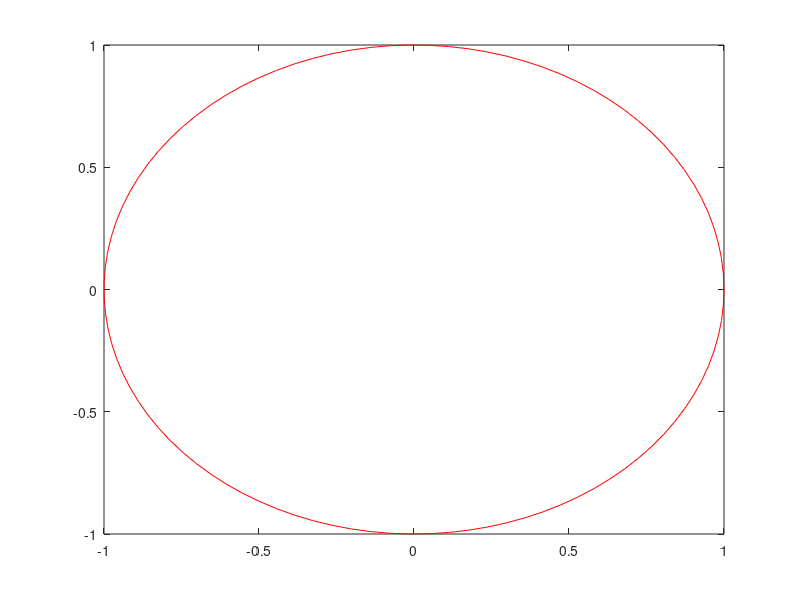

Source code (MATLAB): (Note: this script raises an error after producing the figure.)
%%% Orbital motion simulation: orbital evolution part
%%% - orbital evolution of a rotating asteroid illimuniated by the Sun
%%% Author: Selver Pepic
%%% Last major edit: 17.06.2020.

%%% Main steps:
%%% - takes theoretical values for net thermal recoil forces (because the thermal code did not fully work)
%%% - uses the 2nd order Verlet energy-conserving time stepping algorithm to calculate orbital evolution over few centuries


%% theoretical calculation of Yarkowsky effect
% physical parameters
k = 0.3; % thermal conductivity, 2.5 W/mK or 0.3  
rho = 1190; % density, 2600 kg/m3 or 2000 
cv = 500; % heat capacity, 2000 J/kg?C or 600
sig = 5.67E-8; % stefan boltzmann constant, 5.67E-8
c = 3*10^8; % speed of light 3e8 m/s

Rasteroid = 250; % asteroid radius (Bennu = 493 m, a_distance = 1.10 AU)
% da_dt = ?18.95 � 0.10  (Bennu)
Tday = 4.288 * 60 * 60;
w = 2*pi/Tday;
%w = 0.01; % rad/s, angular velocity, positive = counterclockwise
I = 1000; % W/m^2, solar flux on asteroid (1367 W/m2 at Earth)

% normalized variables (theoretical)
L_diff = sqrt(k/(rho*cv*w));
R_norm = Rasteroid/L_diff;
G = sqrt(k*rho*cv);
T_sub = (I/sig)^(1/4);
T_norm = G*sqrt(w)/(sig*T_sub^3); % (k*T_sub/L_diff) / I;
% Force factors
W = -0.5*T_norm/(1+T_norm+0.5*T_norm^2);
FI = pi*Rasteroid^2 * I / (c * rho*4/3*pi*Rasteroid^3); % I*S/mc = acceleration
gamma = 0; % spin axis angle from the orbital plane normal;
Tyear = 1.20 * 365*24*60*60;
wyear = 2*pi/Tyear;
dadt = -8/9 * FI/wyear * W * cos(gamma); % (m/s^2)/(1/s)) = m/s
% mreasured to be -18.95 * 10^-4;
dadt_auyr = dadt / (1.496*10^11) * 365*24*60*60;
dadt_auMyr = dadt_auyr * 10^6;
a_yark = 4/9 * FI * W;


%% setup
% numerical
tmax = 1*10^2;
niter = 10*10^5;
dt = tmax/niter;
t = dt:dt:tmax;
% physics
g = 1; % gsol at 1 AU = 5.9E-3
gsol = 5.9*10^-3;
Ro2 = 1; % GM = gRo2
a_yark_t = 10^8*a_yark/gsol;%-0.005;
xo = 1.36;
yo = 0;
vox = 0;
voy = sqrt(g*Ro2/xo); % 0.765
Tperiod = xo*2*pi/voy;
% v^2/r = GM/r^2, GM = gRo^2
% v^2 = gRo^2/r
% v^2 = GM = gRo2  stable orbit
% 0.5*v^2 = GM/r = gRo2/r
% v = sqrt(2) * gRo2/r

% iterate
x = zeros(niter,1);
y = zeros(niter,1);
vx = zeros(niter,1);
vy = zeros(niter,1);
x(1) = xo;
y(1) = yo;
vx(1) = vox;
vy(1) = voy;
ax = zeros(niter,1);
ay = zeros(niter,1);
theta = zeros(niter,1);

%% main iteration
for it = 1:niter
    
    theta(it) = atan2(y(it),x(it));
    a = g*Ro2/(x(it)^2+y(it)^2);
    ax(it) = -a*cos(theta(it)) + a_yark_t * (-sin(theta(it)));
    ay(it) = -a*sin(theta(it)) + a_yark_t * cos(theta(it));
    
    % Euler forward
    %vx(it+1) = vx(it) + ax(it)*dt;
    %vy(it+1) = vy(it) + ay(it)*dt;
    %x(it+1) = x(it) + vx(it)*dt;
    %y(it+1) = y(it) + vy(it)*dt;
    
    % symplectic Euler-Cromer (1st order)
    %vx(it+1) = vx(it) + ax(it)*dt;
    %vy(it+1) = vy(it) + ay(it)*dt;
    %x(it+1) = x(it) + vx(it+1)*dt;
    %y(it+1) = y(it) + vy(it+1)*dt;
    
    % verlet
    if it == 1
        %vx(it+1) = vx(it) + ax(it)*dt;
        %vy(it+1) = vy(it) + ay(it)*dt;
        %x(it+1) = x(it) + vx(it+1)*dt;
        %y(it+1) = y(it) + vy(it+1)*dt;        
        x_minus = x(it) - dt*vx(it) + 0.5*ax(it)*dt^2;
        y_minus = y(it) - dt*vy(it) + 0.5*ay(it)*dt^2;
        x(it+1) = 2*x(it) - x_minus + ax(it)*dt^2;
        y(it+1) = 2*y(it) - y_minus + ay(it)*dt^2;
        vx(it) = (x(it+1) - x_minus) / 2/dt;
        vy(it) = (y(it+1) - y_minus) / 2/dt;
    else
        x(it+1) = 2*x(it) - x(it-1) + ax(it)*dt^2;
        y(it+1) = 2*y(it) - y(it-1) + ay(it)*dt^2;
        vx(it) = (x(it+1) - x(it-1)) / 2/dt;
        vy(it) = (y(it+1) - y(it-1)) / 2/dt;
    end
    
    % verlet velocity
    %if it == 1
    %    vx(it+1) = vx(it) + ax(it)*dt;
    %    vy(it+1) = vy(it) + ay(it)*dt;
    %    x(it+1) = x(it) + vx(it+1)*dt;
    %    y(it+1) = y(it) + vy(it+1)*dt;
    %else
    %    x(it+1) = x(it) + vx(it)*dt + 1/2*ax(it)*dt^2;
    %    y(it+1) = y(it) + vy(it)*dt + 1/2*ay(it)*dt^2;
    %        theta(it+1) = atan2(y(it+1),x(it+1));
    %        a = g*Ro2/(x(it+1)^2+y(it+1)^2);
    %        ax(it+1) = -a*cos(theta(it+1));
    %        ay(it+1) = -a*sin(theta(it+1));
    %    vx(it+1) = vx(it) + 0.5*dt*(ax(it)+ax(it+1));
    %    vy(it+1) = vy(it) + 0.5*dt*(ay(it)+ay(it+1));
    %end
    
end
x = x(1:niter);
y = y(1:niter);
vx = vx(1:niter);
vy = vy(1:niter);
theta = theta(1:niter);

%% figures
figure(1)
    % Earth
    ang = linspace(0,2*pi,100);
    plot(cos(ang),sin(ang),'r-');
    hold on;
    scatter(0,0,'y','O','LineWidth',5);
    % asteroid
    hold on;
    scatter(x,y,'b.');
    hold on;
    scatter(xo,yo,'b','O','LineWidth',2);
    hold on;
    scatter(x(end),y(end),'b','X','LineWidth',2);
    xlabel('x (a.u.)')
    ylabel('y (a.u.)')
    title('Asteroid�s orbit vs. time')
    %xlim([-1,1])
    %ylim([-1,1])
%figure(2)
%    plot(t,x,'b');
%    hold on;
%    plot(t,y,'r')  
%    title('x and y vs t')
figure(3)
    plot(t,sqrt(x.^2+y.^2))
    title('distance vs t')
figure(4)
    t_period = 0;%zeros(round(niter/(Tperiod/dt))-2,1);
    x_period = 0;%zeros(round(niter/(Tperiod/dt))-2,1);
    y_period = 0;%zeros(round(niter/(Tperiod/dt))-2,1);
    count = 0;
    for it = 1:round(Tperiod/dt):niter
        if it*round((Tperiod/dt)) >= niter
            break;
        end
        count = count + 1;
        t_period(count) = t(it);
        x_period(count) = x(it);
        y_period(count) = y(it);        
    end
    plot(t_period,sqrt(x_period.^2+y_period.^2))
    title('distance vs t')
figure(5)
    E = 1/2*(vx.^2+vy.^2) - g*Ro2./sqrt(x.^2+y.^2);
    plot(t,E)
    E_error = (max(E)-min(E)) / mean(E);
    title(['E vs t, error = ',num2str(E_error)])
    
    %% test
    t1 = t(1:10*round(Tperiod/dt));
    x1 = x(1:10*round(Tperiod/dt));
    y1 = y(1:10*round(Tperiod/dt));
    d1 = sqrt(x1.^2+y1.^2);
    figure(1)
        scatter(x1,y1,'b.');
    figure(2)
        plot(t1,d1)
        title('distance vs t')
        
    t2 = t(niter-10*round(Tperiod/dt):niter);
    x2 = x(niter-10*round(Tperiod/dt):niter);
    y2 = y(niter-10*round(Tperiod/dt):niter);
    d2 = sqrt(x2.^2+y2.^2);
    figure(3)
        scatter(x2,y2,'b.');
    figure(4)
        plot(t2,d2)
        title('distance vs t')
        
      %% test 2
      r = sqrt(x.^2 + y.^2);
      k_mean = 100*round(Tperiod/dt);
      r_movmean = movmean(r,k_mean); 
      figure(5)
        plot(t,r_movmean-r_movmean(1))
        title('Semi-major distance drift vs. time')
        xlabel('t (a.u.')
        ylabel('\Delta r (a.u.)')
      
